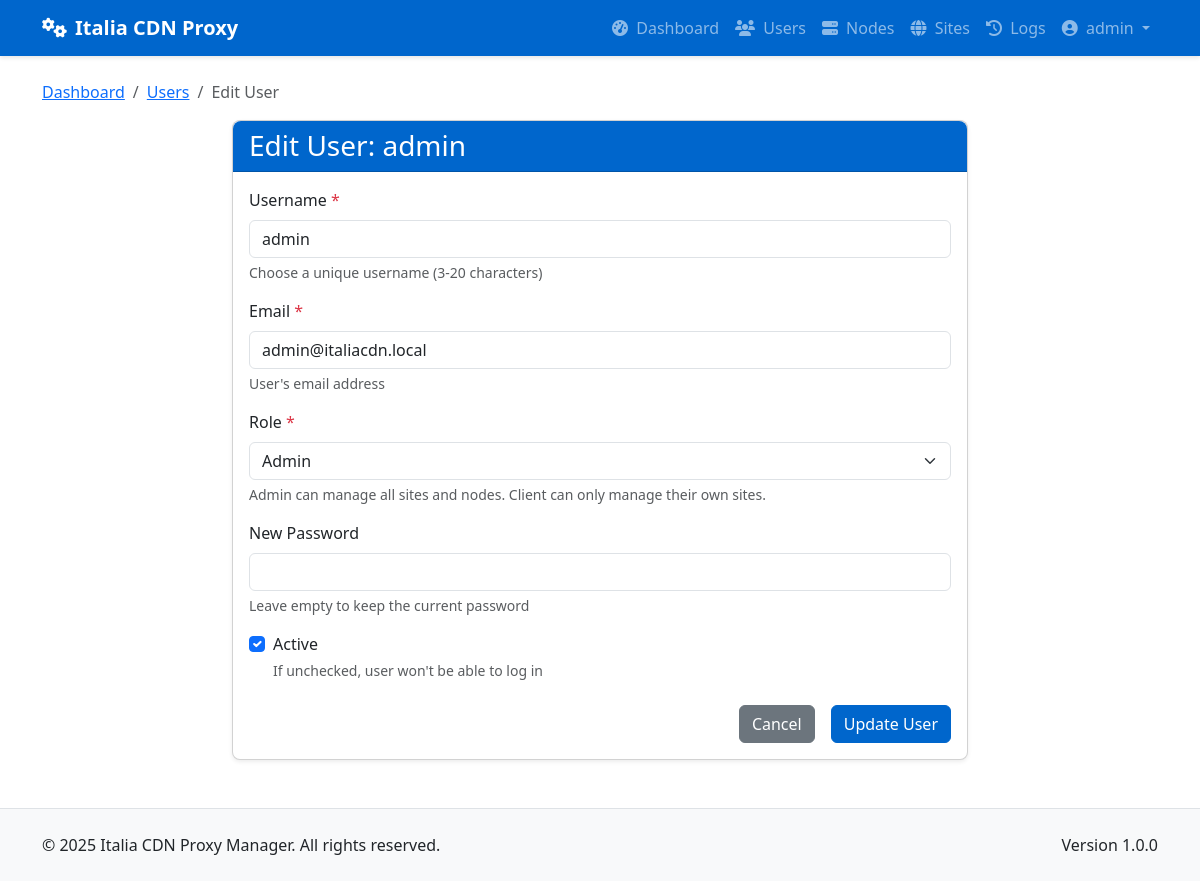
Before: /admin/users/1/edit (signed in) with the older database file.
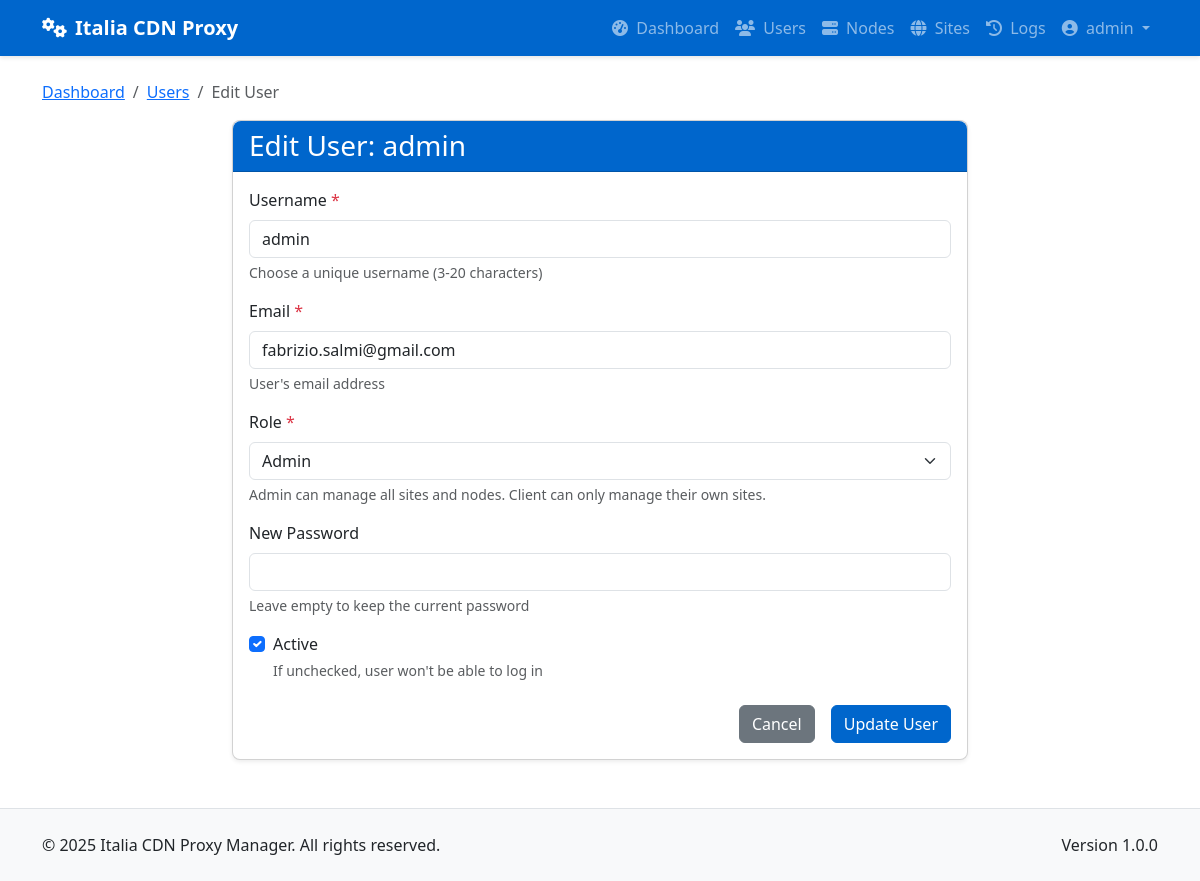
After: the same page with the newer database file.
### app/models/models.py (models this page shows, shortened)
class User(db.Model):
    __tablename__ = 'users'
    id = db.Column(db.Integer, primary_key=True)
    username = db.Column(db.String(64), unique=True, index=True, nullable=False)
    email = db.Column(db.String(120), unique=True, index=True, nullable=False)
    password_hash = db.Column(db.String(128), nullable=False)
    role = db.Column(db.String(20), nullable=False, default='client')  # 'admin' or 'client'
    is_active = db.Column(db.Boolean, default=True)
    created_at = db.Column(db.DateTime, default=datetime.utcnow)
    last_login = db.Column(db.DateTime, nullable=True)
    sites = db.relationship('Site', backref='owner', lazy='dynamic')
    def is_admin(self):
        return self.role == 'admin'

### app/controllers/admin.py (the view, shortened to what this page needs)
@admin.route('/users/<int:user_id>/edit', methods=['GET', 'POST'])
@login_required
@admin_required
def edit_user(user_id):
    user = User.query.get_or_404(user_id)
    if request.method == 'GET':
        return render_template('admin/users/edit.html', user=user)

### app/models/__init__.py (called while the page is built)
@login_manager.user_loader
def load_user(user_id):
    return User.query.get(int(user_id))

### app/services/access_control.py (called while the page is built)
def admin_required(f):
    @wraps(f)
    def decorated_function(*args, **kwargs):
        if not current_user.is_admin():
            flash('You need admin privileges to access this page.', 'error')
            return abort(403)
        return f(*args, **kwargs)
    return decorated_function

### app/templates/admin/users/edit.html (shortened to what this page needs)
{% extends 'base.html' %}
{% block content %}
<div class="container py-4">
    <nav aria-label="breadcrumb">
        <ol class="breadcrumb">
            <li class="breadcrumb-item"><a href="{{ url_for('admin.dashboard') }}">Dashboard</a></li>
            <li class="breadcrumb-item"><a href="{{ url_for('admin.list_users') }}">Users</a></li>
            <li class="breadcrumb-item active" aria-current="page">Edit User</li>
        </ol>
    </nav>
    <div class="row justify-content-center">
        <div class="col-lg-8">
            <div class="card shadow-sm">
                <div class="card-header bg-primary text-white">
                    <h3 class="card-title mb-0">Edit User: {{ user.username }}</h3>
                </div>
                <div class="card-body">
                    <form method="POST" action="{{ url_for('admin.edit_user', user_id=user.id) }}">
                        <div class="mb-3">
                            <label for="username" class="form-label">Username <span class="text-danger">*</span></label>
                            <input type="text" class="form-control" id="username" name="username" value="{{ user.username }}" required>
                            <div class="form-text">Choose a unique username (3-20 characters)</div>
                        </div>
                        <div class="mb-3">
                            <label for="email" class="form-label">Email <span class="text-danger">*</span></label>
                            <input type="email" class="form-control" id="email" name="email" value="{{ user.email }}" required>
                            <div class="form-text">User's email address</div>
                        </div>
                        <div class="mb-3">
                            <label for="role" class="form-label">Role <span class="text-danger">*</span></label>
                            <select class="form-select" id="role" name="role" required>
                                <option value="admin" {% if user.role == 'admin' %}selected{% endif %}>Admin</option>
                            </select>
                            <div class="form-text">Admin can manage all sites and nodes. Client can only manage their own sites.</div>
                        </div>
                        <div class="mb-3">
                            <label for="new_password" class="form-label">New Password</label>
                            <input type="password" class="form-control" id="new_password" name="new_password">
                            <div class="form-text">Leave empty to keep the current password</div>
                        </div>
                        <div class="form-check mb-4">
                            <input class="form-check-input" type="checkbox" value="1" id="is_active" name="is_active" {% if user.is_active %}checked{% endif %}>
                            <label class="form-check-label" for="is_active">
                                Active
                            </label>
                            <div class="form-text">If unchecked, user won't be able to log in</div>
                        </div>
                        <div class="d-grid gap-2 d-md-flex justify-content-md-end">
                            <a href="{{ url_for('admin.list_users') }}" class="btn btn-secondary me-md-2">Cancel</a>
                            <button type="submit" class="btn btn-primary">Update User</button>
                        </div>
                    </form>
                </div>
            </div>
        </div>
    </div>
</div>
{% endblock %}

### app/templates/base.html (shortened to what this page needs)
<!DOCTYPE html>
<html lang="en">
<head>
    <link href="https://cdn.jsdelivr.net/npm/bootstrap@5.3.2/dist/css/bootstrap.min.css" rel="stylesheet">
    <link rel="stylesheet" href="https://cdnjs.cloudflare.com/ajax/libs/font-awesome/6.4.2/css/all.min.css">
</head>
<body>
    <header>
        <nav class="navbar navbar-expand-lg navbar-dark bg-primary">
            <div class="container">
                <a class="navbar-brand" href="/">
                    <i class="fas fa-cogs me-2"></i>Italia CDN Proxy
                </a>
                <div class="collapse navbar-collapse" id="navbarNav">
                    <ul class="navbar-nav ms-auto">
                        {% if current_user.is_authenticated %}
                            {% if current_user.is_admin() %}
                                <li class="nav-item">
                                    <a class="nav-link {% if request.endpoint == 'admin.dashboard' %}active{% endif %}" href="{{ url_for('admin.dashboard') }}">
                                        <i class="fas fa-tachometer-alt me-1"></i> Dashboard
                                    </a>
                                </li>
                                <li class="nav-item">
                                    <a class="nav-link {% if 'admin.list_users' in request.endpoint %}active{% endif %}" href="{{ url_for('admin.list_users') }}">
                                        <i class="fas fa-users me-1"></i> Users
                                    </a>
                                </li>
                                <li class="nav-item">
                                    <a class="nav-link {% if 'admin.list_nodes' in request.endpoint %}active{% endif %}" href="{{ url_for('admin.list_nodes') }}">
                                        <i class="fas fa-server me-1"></i> Nodes
                                    </a>
                                </li>
                                <li class="nav-item">
                                    <a class="nav-link {% if 'admin.list_sites' in request.endpoint %}active{% endif %}" href="{{ url_for('admin.list_sites') }}">
                                        <i class="fas fa-globe me-1"></i> Sites
                                    </a>
                                </li>
                                <li class="nav-item">
                                    <a class="nav-link {% if request.endpoint == 'admin.deployment_logs' %}active{% endif %}" href="{{ url_for('admin.deployment_logs') }}">
                                        <i class="fas fa-history me-1"></i> Logs
                                    </a>
                                </li>
                            {% endif %}
                            <li class="nav-item dropdown">
                                <a class="nav-link dropdown-toggle" href="#" id="userDropdown" role="button" data-bs-toggle="dropdown" aria-expanded="false">
                                    <i class="fas fa-user-circle me-1"></i> {{ current_user.username }}
                                </a>
                            </li>
                        {% endif %}
                    </ul>
                </div>
            </div>
        </nav>
    </header>
    <main>
        {% block content %}{% endblock %}
    </main>
    <footer class="bg-light py-4 mt-auto border-top">
        <div class="container">
            <div class="row">
                <div class="col-md-6 text-center text-md-start">
                    <p class="mb-0">&copy; 2025 Italia CDN Proxy Manager. All rights reserved.</p>
                </div>
                <div class="col-md-6 text-center text-md-end">
                    <p class="mb-0">Version 1.0.0</p>
                </div>
            </div>
        </div>
    </footer>
</body>
</html>

Changed rows visible on the page:
changed User "admin": email "admin@italiacdn.local" → "fabrizio.salmi@gmail.com"
